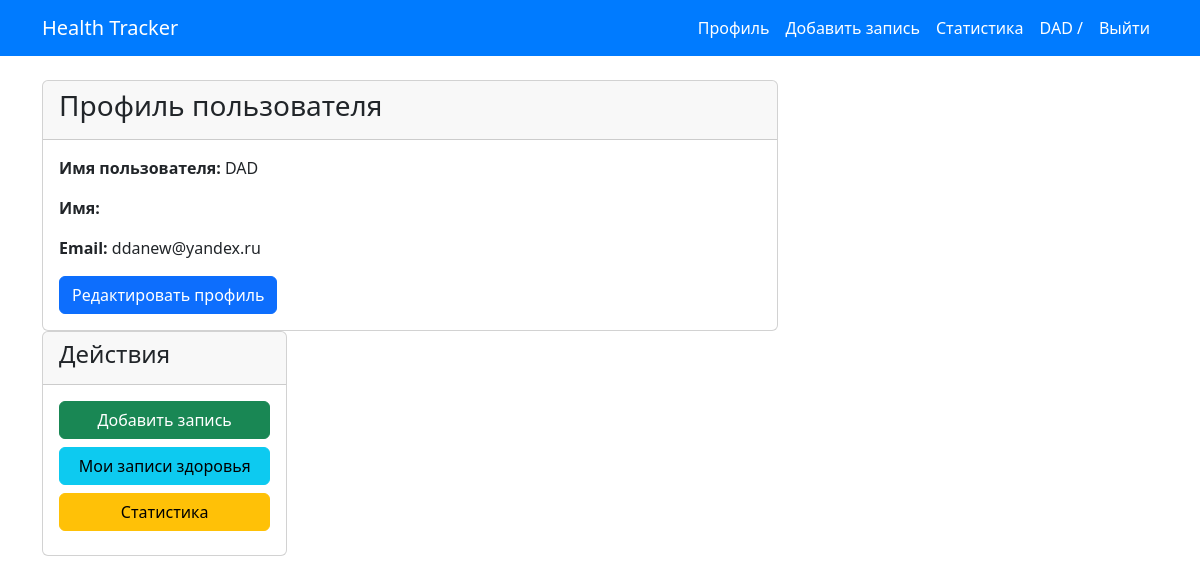
The app's page /profile/ (signed in), older data.
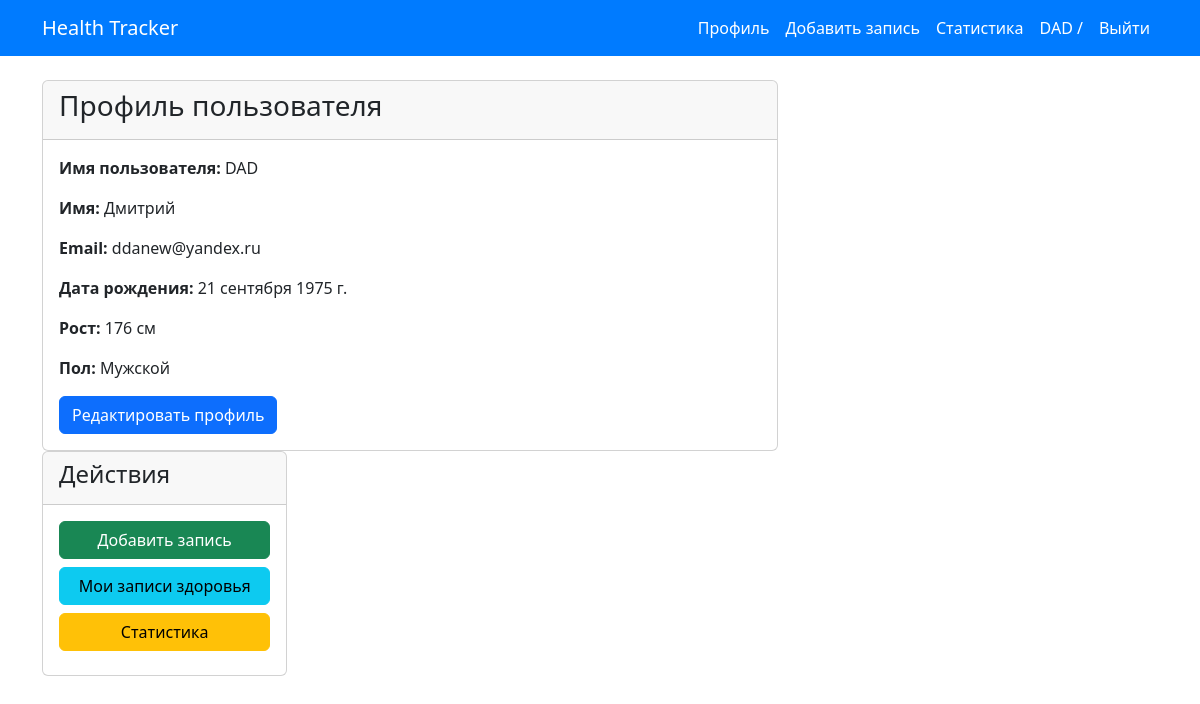
The same page, newer data.
### users/models.py (models this page shows, shortened)
class CustomUser(AbstractUser):
    email = models.EmailField(unique=True)
    first_name = models.CharField(max_length=30, blank=True)  # Оставляем только имя
    last_name = models.CharField(max_length=30, blank=True)   # Убираем фамилию из обязательных полей

class UserProfile(models.Model):
    GENDER_CHOICES = [
        ('M', 'Мужской'),
        ('F', 'Женский'),
    ]
    user = models.OneToOneField(CustomUser, on_delete=models.CASCADE, related_name='profile')
    date_of_birth = models.DateField(null=True, blank=True)
    height = models.PositiveIntegerField(null=True, blank=True)  # Рост в сантиметрах
    gender = models.CharField(max_length=1, choices=GENDER_CHOICES, blank=True)

### users/views.py (the view)
# urls.py: path('profile/', user_views.profile_view, name='profile'),
@login_required
def profile_view(request):
    return render(request, 'users/profile.html')

### templates/users/profile.html
{% extends 'base.html' %}
{% block content %}
<div class="row">
    <div class="col-md-8">
        <div class="card">
            <div class="card-header">
                <h3>Профиль пользователя</h3>
            </div>
            <div class="card-body">
                <p><strong>Имя пользователя:</strong> {{ user.username }}</p>
                <p><strong>Имя:</strong> {{ user.first_name }}</p>
                <p><strong>Email:</strong> {{ user.email }}</p>
                {% if user.profile %}
                    <p><strong>Дата рождения:</strong> {{ user.profile.date_of_birth }}</p>
                    <p><strong>Рост:</strong> {{ user.profile.height }} см</p>
                    <p><strong>Пол:</strong>
                        {% if user.profile.gender == 'M' %}
                            Мужской
                        {% elif user.profile.gender == 'F' %}
                            Женский
                        {% elif user.profile.gender == 'O' %}
                            Другой
                        {% else %}
                            Не указан
                        {% endif %}
                    </p>
                {% endif %}
                <a href="{% url 'profile-edit' %}" class="btn btn-primary">Редактировать профиль</a>
            </div>
        </div>
    <div class="col-md-4">
        <div class="card">
            <div class="card-header">
                <h4>Действия</h4>
            </div>
            <div class="card-body">
                <a href="{% url 'add-weight' %}" class="btn btn-success mb-2 d-block">Добавить запись</a>
                <a href="{% url 'weight-list' %}" class="btn btn-info mb-2 d-block">Мои записи здоровья</a>
                <a href="{% url 'statistics' %}" class="btn btn-warning mb-2 d-block">Статистика</a>
            </div>
        </div>
    </div>
</div>
{% endblock %}

### templates/base.html (shortened to what this page needs)
<!DOCTYPE html>
<html lang="ru">
<head>
    <link href="https://cdn.jsdelivr.net/npm/bootstrap@5.3.0/dist/css/bootstrap.min.css" rel="stylesheet">
</head>
<body>
    <nav class="navbar navbar-expand-lg navbar-dark fixed-top">
        <div class="container">
            <a class="navbar-brand" href="{% url 'home' %}">Health Tracker</a>
            <div class="collapse navbar-collapse" id="navbarNav">
                <ul class="navbar-nav ms-auto">
                    {% if user.is_authenticated %}
                        <li class="nav-item">
                            <a class="nav-link" href="{% url 'profile' %}">Профиль</a>
                        </li>
                        <li class="nav-item">
                            <a class="nav-link" href="{% url 'add-weight' %}">Добавить запись</a>
                        </li>
                        <li class="nav-item">
                            <a class="nav-link" href="{% url 'statistics' %}">Статистика</a>
                        </li>
                        <li class="nav-item">
                            <span class="nav-link"> {{ user.username }} / </span>
                        </li>
                        <li class="nav-item">
                            <a class="nav-link" href="{% url 'logout' %}">Выйти</a>
                        </li>
                    {% endif %}
                </ul>
            </div>
        </div>
    </nav>
    <div class="container mt-4">
        {% block content %}{% endblock %}
    </div>
</body>
</html>

Row changes from the older to the newer data that the page shows:
changed CustomUser "DAD": first_name (not shown) → "Дмитрий"; profile.date_of_birth (not shown) → "21 сентября 1975 г."; profile.height (not shown) → "176"
Text that changed along with them:
text now shown: "Дата рождения: Рост: см Пол: Мужской"
